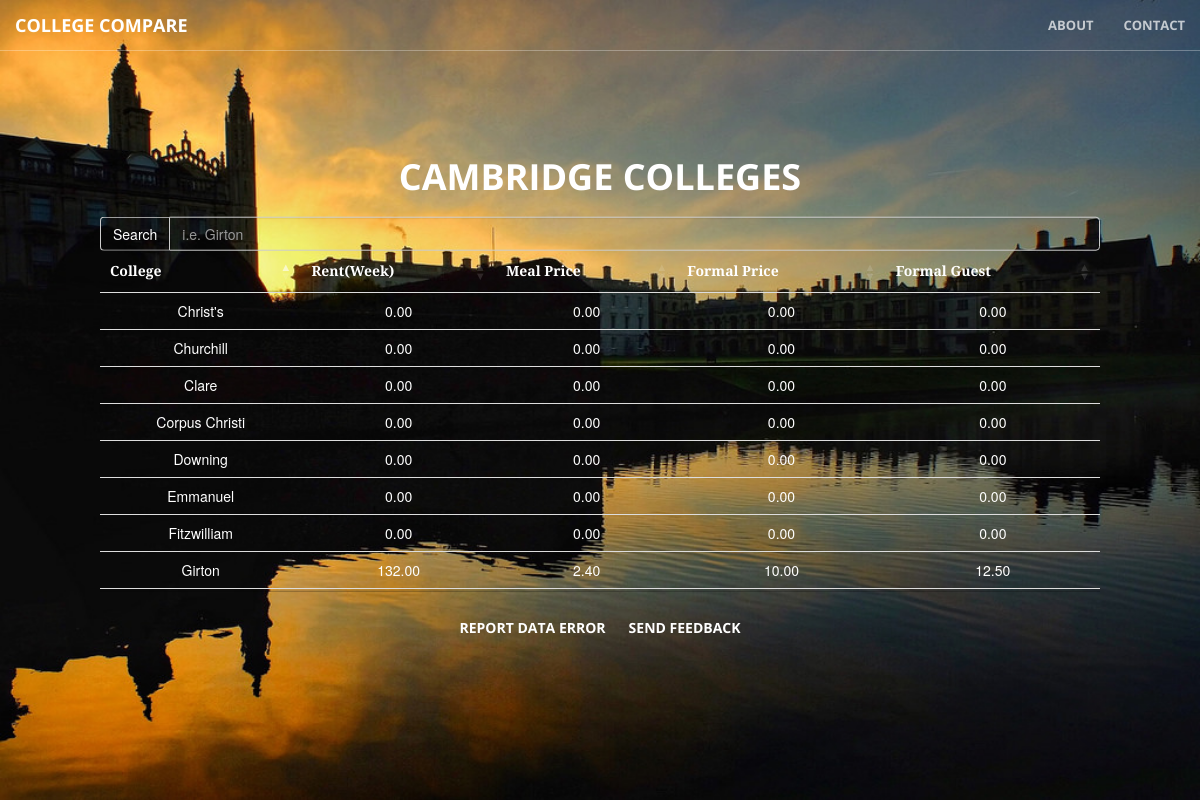
The app's page /prices/ with its own data.
### prices/models.py (models this page shows, shortened)
class College(models.Model):
    college_name = models.CharField(max_length=100, default='')
    rent_price = models.DecimalField(max_digits=5, decimal_places=2, default=0.0)
    food_price  = models.DecimalField(max_digits=4, decimal_places=2, default=0.0)
    formal_price  = models.DecimalField(max_digits=4, decimal_places=2, default=0.0)
    formal_price_guest = models.DecimalField(max_digits=4, decimal_places=2, default=0.0)
    num_of_undergraduates = models.IntegerField(default=0)
    num_of_graduates = models.IntegerField(default=0)
    num_of_incoming = models.IntegerField(default=0)

### prices/views.py (the view)
def index(request):
    template = loader.get_template('prices/index.html')
    college_list = College.objects.order_by('college_name')
    context = RequestContext(request, {'college_list': college_list})
    return HttpResponse(template.render(context))

### prices/templates/prices/index.html (shortened to what this page needs)
<!DOCTYPE html>
<html lang="en">
<head>
    {% load staticfiles %}
    <link rel="stylesheet" href="{% static 'prices/css/bootstrap.min.css' %}" type="text/css">
    <link rel="stylesheet" href="{% static 'prices/css/font-awesome.min.css' %}" type="text/css">
    <link rel="stylesheet" href="{% static 'prices/css/animate.min.css' %}" type="text/css">
    <link rel="stylesheet" href="{% static 'prices/css/creative.css' %}" type="text/css">
    <link rel="stylesheet" type="text/css" href="//cdn.datatables.net/1.10.9/css/jquery.dataTables.css">
    <link rel="stylesheet" type="text/css" href="{% static 'prices/css/style.css' %}">
</head>
<body id="page-top">
    <nav id="mainNav" class="navbar navbar-default navbar-fixed-top">
        <div class="container-fluid">
            <div class="navbar-header">
                <a class="navbar-brand page-scroll" href="#page-top">College Compare</a>
            </div>
            <div class="collapse navbar-collapse" id="bs-example-navbar-collapse-1">
                <ul class="nav navbar-nav navbar-right">
                    <li>
                        <a class="page-scroll" href="#about">About</a>
                    </li>
                    <li>
                        <a class="page-scroll" href="#contact">Contact</a>
                    </li>
                </ul>
            </div>
        </div>
    </nav>
    <header>
        <div class="header-content">
            <div class="header-content-inner">
                <div>
                    <h1>Cambridge Colleges</h1>
                    <br>
                    <div>
                        <div class="input-group">
                            <span class="input-group-addon" id="basic-addon1">Search</span>
                            <input type="text" id="college_search" class="form-control" placeholder="i.e. Girton" aria-describedby="basic-addon1">
                        </div>
                        <div>
                        <table id="college_table" class="table table-striped table-hover dt-responsive" width="100%">
                        <thead>
                            <tr>
                                <td>College</td>
                                <td>Rent(Week)</td>
                                <td>Meal Price</td>
                                <td>Formal Price</td>
                                <td>Formal Guest</td>
                            </tr>
                        </thead>
                        <tbody>
                            {% for college in college_list %}
                                <tr>
                                    <td>{{ college.college_name }}</td>
                                    <td>{{ college.rent_price }}</td>
                                    <td>{{ college.food_price }}</td>
                                    <td>{{ college.formal_price }}</td>
                                    <td>{{ college.formal_price_guest }}</td>
                                </tr>
                            {% endfor %}
                        </tbody>
                        </table>
                        </div>
                    </div>
                    <br>
                    <div id="feedback_buttons" class="btn-group" role="group" aria-label="...">
                      <button type="button" class="btn btn-default">Report Data Error</button>
                      <button type="button" class="btn btn-default">Send Feedback</button>
                    </div>
                </div>
            </div>
        </div>
    </header>
</body>
</html>

### prices/static/prices/css/creative.css (style rules this page uses)
html, body { width: 100%; height: 100%; }
body { font-family: Merriweather,'Helvetica Neue',Arial,sans-serif; }
a { color: #f05f40; -webkit-transition: all .35s; -moz-transition: all .35s; transition: all .35s; }
h1, h2, h3, h4, h5, h6 { font-family: 'Open Sans','Helvetica Neue',Arial,sans-serif; }
.navbar-default { border-color: rgba(34,34,34,.05); font-family: 'Open Sans','Helvetica Neue',Arial,sans-serif; background-color: #fff; -webkit-transition: all .35s; -moz-transition: all .35s; transition: all .35s; }
.navbar-default .navbar-header .navbar-brand { text-transform: uppercase; font-family: 'Open Sans','Helvetica Neue',Arial,sans-serif; font-weight: 700; color: #f05f40; }
.navbar-default .nav > li>a, .navbar-default .nav>li>a:focus { text-transform: uppercase; font-size: 13px; font-weight: 700; color: #222; }
@media (min-width:768px) { .navbar-default { border-color: rgba(255,255,255,.3); background-color: transparent; } }
@media (min-width:768px) { .navbar-default .navbar-header .navbar-brand { color: rgba(255,255,255,.7); } }
@media (min-width:768px) { .navbar-default .nav > li>a, .navbar-default .nav>li>a:focus { color: rgba(255,255,255,.7); } }
header { position: relative; width: 100%; min-height: auto; text-align: center; color: #fff; background-image: url(../img/header.jpg); background-position: center; -webkit-background-size: cover; -moz-background-size: cover; background-size: cover; -o-background-size: cover; }
header .header-content { position: relative; width: 100%; padding: 100px 15px; text-align: center; }
header .header-content .header-content-inner h1 { margin-top: 0; margin-bottom: 0; text-transform: uppercase; font-weight: 700; }
@media (min-width:768px) { header { min-height: 100%; } }
@media (min-width:768px) { header .header-content { position: absolute; top: 50%; padding: 0 50px; -webkit-transform: translateY(-50%); -ms-transform: translateY(-50%); transform: translateY(-50%); } }
@media (min-width:768px) { header .header-content .header-content-inner { margin-right: auto; margin-left: auto; max-width: 1000px; } }
.btn-default { border-color: #fff; color: #222; background-color: #fff; -webkit-transition: all .35s; -moz-transition: all .35s; transition: all .35s; }
.btn { border: 0; border-radius: 300px; text-transform: uppercase; font-family: 'Open Sans','Helvetica Neue',Arial,sans-serif; font-weight: 700; }
body { webkit-tap-highlight-color: #222; }

### prices/static/prices/css/style.css (style rules this page uses)
.input-group { opacity: 1; background-color: transparent; color: white; }
.input-group-addon { color: white; background-color: transparent; }
#college_search { background-color: transparent; color: white !important; opacity: 1; }
tr { background-color: transparent !important; }
thead { font-weight: bolder; }
input { color: white; }
#feedback_buttons button { color: white; border-style: 1px solid white !important; background-color: transparent; }

### records on screen
College: college_name "Christ's", rent_price "0.00", food_price "0.00", formal_price "0.00", formal_price_guest "0.00"
College: college_name "Churchill", rent_price "0.00", food_price "0.00", formal_price "0.00", formal_price_guest "0.00"
College: college_name "Clare", rent_price "0.00", food_price "0.00", formal_price "0.00", formal_price_guest "0.00"
College: college_name "Corpus Christi", rent_price "0.00", food_price "0.00", formal_price "0.00", formal_price_guest "0.00"
College: college_name "Downing", rent_price "0.00", food_price "0.00", formal_price "0.00", formal_price_guest "0.00"
College: college_name "Emmanuel", rent_price "0.00", food_price "0.00", formal_price "0.00", formal_price_guest "0.00"
College: college_name "Fitzwilliam", rent_price "0.00", food_price "0.00", formal_price "0.00", formal_price_guest "0.00"
College: college_name "Girton", rent_price "132.00", food_price "2.40", formal_price "10.00", formal_price_guest "12.50"
